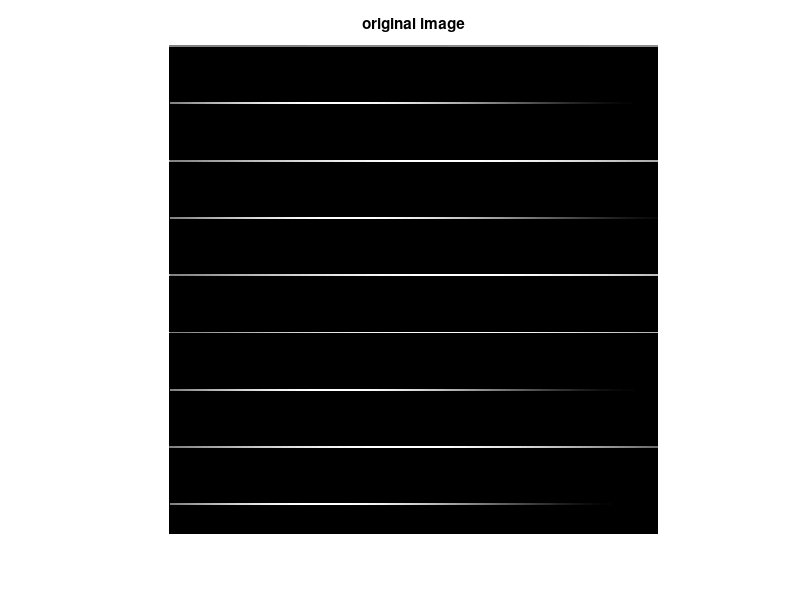

Recreate this plot in MATLAB. (Note: this script raises an error after producing the figure.)
% function 2dFrTest

clc
clear all
close all
%%%%%%%%%%%%%%%%%
fs=255;
t=0:1/fs:1;
%0.5;
% x= sin(2*pi*rand(1)*t);
% x1 = sin(2*pi*2*t).^1+sin(2*pi*4*t)+sin(2*pi*6*t)+sin(2*pi*8*t);
%%%%%%%%%%%%%%%%%
Im = zeros(256);

for pp=1:30:255 
    Im(pp,:)= 128+128*sin(2*pi*rand(1)*t);
%     figure,plot(Im(pp,:))
end

fig=figure,imshow(Im,[]), title('original image')
fig.Color=[1,1,1]
fig.Position=[1 1 1366 691]

bb=fft2(Im);
fig=figure,subplot(1,2,1),imshow(log(abs(fftshift(bb))+1),[]);title('fourier transform of an image')
fig.Color=[1,1,1]
fig.Position=[1 1 1366 691]

%%%%%%%%%%%%%%%%%%%%%%%%%%%%%%%%%%%%%%%%%%%%%%%
[m,n]=size(Im);
tmp=zeros(size(Im));
Phi=10;
for K1=1:m
        tmp(K1,:)= frft(Im(K1,:),Phi);      
end
FrM=zeros(size(Im));
for K2=1:n
    FrM(:,K2)= frft(Im(:,K2),Phi);   
end
subplot(1,2,2),imshow(abs(FrM),[]), title('frft of an image with alpha = 3pi/4')
fig.Color=[1,1,1]
fig.Position=[1 1 1366 691]

r=FrM;
g=Im;
bCh=zeros(256,256);
resIm(:,:,1)=r;
resIm(:,:,2)=g;
resIm(:,:,3)=bCh;

fig=figure,imshow(resIm,[]), title('pattern changes with transform angle')
fig.Color=[1,1,1]
fig.Position=[1 1 1366 691]

% for pp=1:30:255
%     figure,plot(Im(pp,:),'b'), hold on,plot(FrM(pp,:),'r')
% end    
  %%%%%%%%%%%%%%%%%%%%%%%%%%%%%  
   for K1=1:m
%        for k=1.01:0.005:1.30
        tmp(K1,:)= frft(Im(K1,:),-1.01*Phi);      
%        end
    end
FrM=zeros(size(Im));
for K2=1:n
    %for k=1.01:0.005:1.30
    iFrM(:,K2)= frft(tmp(:,K2),-3*Phi);   
    %end
end
fig=figure,imshow(real(iFrM),[]), title('ifrft of an image with alpha = -30')
fig.Color=[1,1,1]
fig.Position=[1 1 1366 691]

rCh=iFrM;
gCh=Im;
bCh=zeros(256,256);
resIm(:,:,1)=rCh;
resIm(:,:,2)=gCh;
resIm(:,:,3)=bCh;
fig=figure,imshow(resIm,[]), title('pattern chnages with change in angle')
fig.Color=[1,1,1]
fig.Position=[1 1 1366 691]

 
